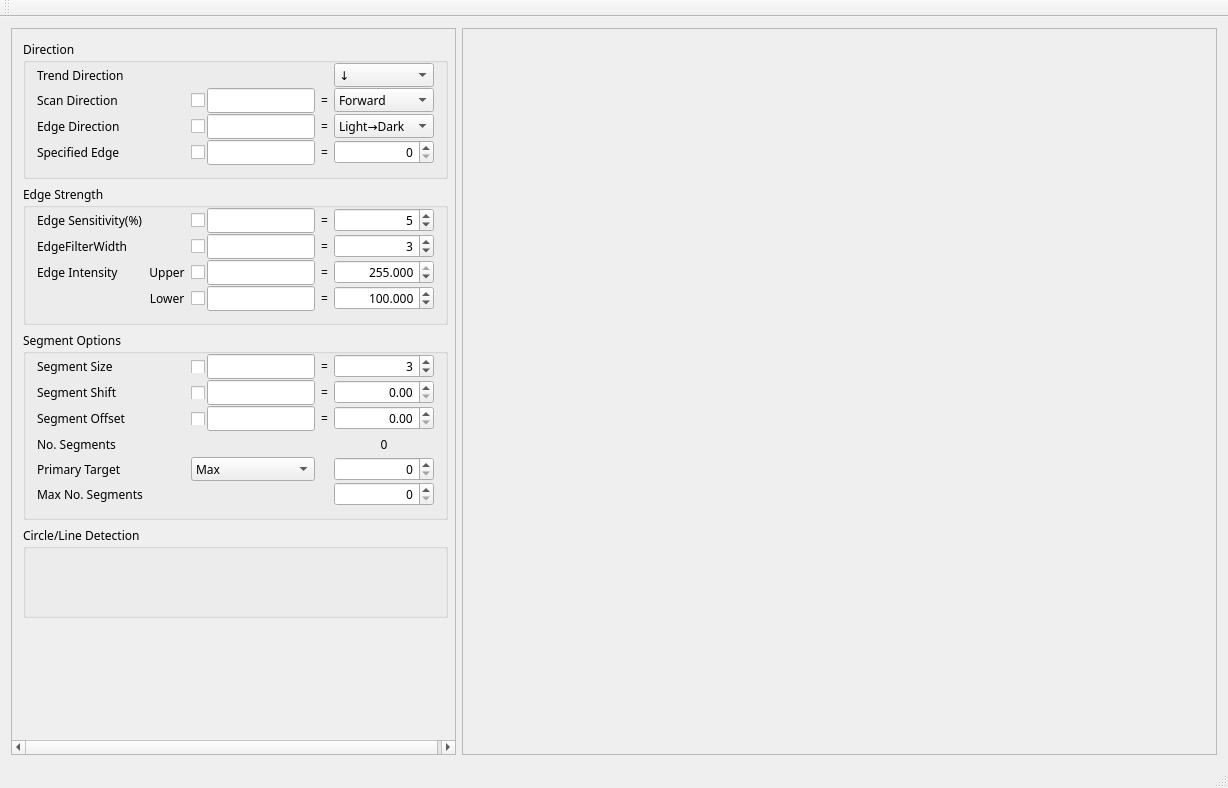
<?xml version="1.0" encoding="UTF-8"?>
<ui version="4.0">
 <class>LineProfileClass</class>
 <widget class="QMainWindow" name="LineProfileClass">
  <property name="geometry">
   <rect>
    <x>0</x>
    <y>0</y>
    <width>1228</width>
    <height>788</height>
   </rect>
  </property>
  <property name="font">
   <font>
    <family>微软雅黑</family>
    <pointsize>9</pointsize>
   </font>
  </property>
  <property name="windowTitle">
   <string>LineProfile</string>
  </property>
  <widget class="QWidget" name="centralWidget">
   <layout class="QHBoxLayout" name="horizontalLayout">
    <item>
     <widget class="QScrollArea" name="scrollArea">
      <property name="sizePolicy">
       <sizepolicy hsizetype="Expanding" vsizetype="Expanding">
        <horstretch>0</horstretch>
        <verstretch>0</verstretch>
       </sizepolicy>
      </property>
      <property name="minimumSize">
       <size>
        <width>445</width>
        <height>0</height>
       </size>
      </property>
      <property name="maximumSize">
       <size>
        <width>445</width>
        <height>16777215</height>
       </size>
      </property>
      <property name="widgetResizable">
       <bool>true</bool>
      </property>
      <widget class="QWidget" name="scrollAreaWidgetContents">
       <property name="geometry">
        <rect>
         <x>0</x>
         <y>0</y>
         <width>443</width>
         <height>711</height>
        </rect>
       </property>
       <layout class="QVBoxLayout" name="verticalLayout">
        <item>
         <widget class="QGroupBox" name="groupBox">
          <property name="title">
           <string>Direction</string>
          </property>
          <layout class="QGridLayout" name="gridLayout_2">
           <property name="topMargin">
            <number>0</number>
           </property>
           <property name="verticalSpacing">
            <number>1</number>
           </property>
           <item row="0" column="0">
            <widget class="QLabel" name="label">
             <property name="sizePolicy">
              <sizepolicy hsizetype="Preferred" vsizetype="Preferred">
               <horstretch>1</horstretch>
               <verstretch>0</verstretch>
              </sizepolicy>
             </property>
             <property name="minimumSize">
              <size>
               <width>0</width>
               <height>24</height>
              </size>
             </property>
             <property name="maximumSize">
              <size>
               <width>16777215</width>
               <height>24</height>
              </size>
             </property>
             <property name="text">
              <string>Trend Direction</string>
             </property>
            </widget>
           </item>
           <item row="0" column="3">
            <widget class="QComboBox" name="cmbTrendDirection">
             <property name="minimumSize">
              <size>
               <width>100</width>
               <height>24</height>
              </size>
             </property>
             <property name="maximumSize">
              <size>
               <width>100</width>
               <height>24</height>
              </size>
             </property>
             <item>
              <property name="text">
               <string>↓</string>
              </property>
             </item>
             <item>
              <property name="text">
               <string>↑</string>
              </property>
             </item>
             <item>
              <property name="text">
               <string>→</string>
              </property>
             </item>
             <item>
              <property name="text">
               <string>←</string>
              </property>
             </item>
            </widget>
           </item>
           <item row="1" column="0">
            <widget class="QLabel" name="label_2">
             <property name="sizePolicy">
              <sizepolicy hsizetype="Expanding" vsizetype="Preferred">
               <horstretch>0</horstretch>
               <verstretch>0</verstretch>
              </sizepolicy>
             </property>
             <property name="minimumSize">
              <size>
               <width>0</width>
               <height>24</height>
              </size>
             </property>
             <property name="maximumSize">
              <size>
               <width>16777215</width>
               <height>24</height>
              </size>
             </property>
             <property name="text">
              <string>Scan Direction</string>
             </property>
            </widget>
           </item>
           <item row="1" column="1">
            <layout class="QHBoxLayout" name="horizontalLayout_18">
             <property name="spacing">
              <number>0</number>
             </property>
             <item>
              <widget class="QCheckBox" name="checkBox_5">
               <property name="minimumSize">
                <size>
                 <width>16</width>
                 <height>0</height>
                </size>
               </property>
               <property name="maximumSize">
                <size>
                 <width>16</width>
                 <height>16777215</height>
                </size>
               </property>
               <property name="text">
                <string/>
               </property>
              </widget>
             </item>
             <item>
              <widget class="QLineEdit" name="lineEdit_5">
               <property name="minimumSize">
                <size>
                 <width>108</width>
                 <height>0</height>
                </size>
               </property>
               <property name="maximumSize">
                <size>
                 <width>108</width>
                 <height>16777215</height>
                </size>
               </property>
               <property name="readOnly">
                <bool>true</bool>
               </property>
              </widget>
             </item>
            </layout>
           </item>
           <item row="1" column="2">
            <widget class="QLabel" name="label_21">
             <property name="text">
              <string>=</string>
             </property>
             <property name="alignment">
              <set>Qt::AlignCenter</set>
             </property>
            </widget>
           </item>
           <item row="1" column="3">
            <widget class="QComboBox" name="cmbScanDirection">
             <property name="minimumSize">
              <size>
               <width>100</width>
               <height>24</height>
              </size>
             </property>
             <property name="maximumSize">
              <size>
               <width>100</width>
               <height>24</height>
              </size>
             </property>
             <item>
              <property name="text">
               <string>Forward</string>
              </property>
             </item>
             <item>
              <property name="text">
               <string>Reverse</string>
              </property>
             </item>
            </widget>
           </item>
           <item row="2" column="0">
            <widget class="QLabel" name="label_3">
             <property name="minimumSize">
              <size>
               <width>0</width>
               <height>24</height>
              </size>
             </property>
             <property name="maximumSize">
              <size>
               <width>16777215</width>
               <height>24</height>
              </size>
             </property>
             <property name="text">
              <string>Edge Direction</string>
             </property>
            </widget>
           </item>
           <item row="2" column="1">
            <layout class="QHBoxLayout" name="horizontalLayout_19">
             <property name="spacing">
              <number>0</number>
             </property>
             <item>
              <widget class="QCheckBox" name="checkBox_6">
               <property name="minimumSize">
                <size>
                 <width>16</width>
                 <height>0</height>
                </size>
               </property>
               <property name="maximumSize">
                <size>
                 <width>16</width>
                 <height>16777215</height>
                </size>
               </property>
               <property name="text">
                <string/>
               </property>
              </widget>
             </item>
             <item>
              <widget class="QLineEdit" name="lineEdit_6">
               <property name="minimumSize">
                <size>
                 <width>108</width>
                 <height>0</height>
                </size>
               </property>
               <property name="maximumSize">
                <size>
                 <width>108</width>
                 <height>16777215</height>
                </size>
               </property>
               <property name="readOnly">
                <bool>true</bool>
               </property>
              </widget>
             </item>
            </layout>
           </item>
           <item row="2" column="2">
            <widget class="QLabel" name="label_22">
             <property name="text">
              <string>=</string>
             </property>
             <property name="alignment">
              <set>Qt::AlignCenter</set>
             </property>
            </widget>
           </item>
           <item row="2" column="3">
            <widget class="QComboBox" name="cmbEdgeDirection">
             <property name="minimumSize">
              <size>
               <width>100</width>
               <height>24</height>
              </size>
             </property>
             <property name="maximumSize">
              <size>
               <width>100</width>
               <height>24</height>
              </size>
             </property>
             <item>
              <property name="text">
               <string>Light→Dark</string>
              </property>
             </item>
             <item>
              <property name="text">
               <string>Dark→Light</string>
              </property>
             </item>
             <item>
              <property name="text">
               <string>Both</string>
              </property>
             </item>
            </widget>
           </item>
           <item row="3" column="0">
            <widget class="QLabel" name="label_4">
             <property name="minimumSize">
              <size>
               <width>0</width>
               <height>24</height>
              </size>
             </property>
             <property name="maximumSize">
              <size>
               <width>16777215</width>
               <height>24</height>
              </size>
             </property>
             <property name="text">
              <string>Specified Edge</string>
             </property>
            </widget>
           </item>
           <item row="3" column="1">
            <layout class="QHBoxLayout" name="horizontalLayout_20">
             <property name="spacing">
              <number>0</number>
             </property>
             <item>
              <widget class="QCheckBox" name="checkBox_7">
               <property name="minimumSize">
                <size>
                 <width>16</width>
                 <height>0</height>
                </size>
               </property>
               <property name="maximumSize">
                <size>
                 <width>16</width>
                 <height>16777215</height>
                </size>
               </property>
               <property name="text">
                <string/>
               </property>
              </widget>
             </item>
             <item>
              <widget class="QLineEdit" name="lineEdit_7">
               <property name="minimumSize">
                <size>
                 <width>108</width>
                 <height>0</height>
                </size>
               </property>
               <property name="maximumSize">
                <size>
                 <width>108</width>
                 <height>16777215</height>
                </size>
               </property>
               <property name="readOnly">
                <bool>true</bool>
               </property>
              </widget>
             </item>
            </layout>
           </item>
           <item row="3" column="2">
            <widget class="QLabel" name="label_23">
             <property name="text">
              <string>=</string>
             </property>
             <property name="alignment">
              <set>Qt::AlignCenter</set>
             </property>
            </widget>
           </item>
           <item row="3" column="3">
            <widget class="QSpinBox" name="spbSpecifiedEdge">
             <property name="minimumSize">
              <size>
               <width>100</width>
               <height>24</height>
              </size>
             </property>
             <property name="maximumSize">
              <size>
               <width>100</width>
               <height>24</height>
              </size>
             </property>
             <property name="alignment">
              <set>Qt::AlignRight|Qt::AlignTrailing|Qt::AlignVCenter</set>
             </property>
            </widget>
           </item>
          </layout>
         </widget>
        </item>
        <item>
         <widget class="QGroupBox" name="groupBox_2">
          <property name="title">
           <string>Edge Strength</string>
          </property>
          <layout class="QGridLayout" name="gridLayout">
           <property name="topMargin">
            <number>0</number>
           </property>
           <property name="verticalSpacing">
            <number>1</number>
           </property>
           <item row="0" column="2">
            <layout class="QHBoxLayout" name="horizontalLayout_8">
             <property name="spacing">
              <number>0</number>
             </property>
             <item>
              <widget class="QCheckBox" name="checkBox">
               <property name="minimumSize">
                <size>
                 <width>16</width>
                 <height>0</height>
                </size>
               </property>
               <property name="maximumSize">
                <size>
                 <width>16</width>
                 <height>16777215</height>
                </size>
               </property>
               <property name="text">
                <string/>
               </property>
              </widget>
             </item>
             <item>
              <widget class="QLineEdit" name="lineEdit">
               <property name="minimumSize">
                <size>
                 <width>108</width>
                 <height>0</height>
                </size>
               </property>
               <property name="maximumSize">
                <size>
                 <width>108</width>
                 <height>16777215</height>
                </size>
               </property>
               <property name="readOnly">
                <bool>true</bool>
               </property>
              </widget>
             </item>
            </layout>
           </item>
           <item row="0" column="3">
            <widget class="QLabel" name="label_16">
             <property name="text">
              <string>=</string>
             </property>
             <property name="alignment">
              <set>Qt::AlignCenter</set>
             </property>
            </widget>
           </item>
           <item row="1" column="0">
            <widget class="QLabel" name="label_5">
             <property name="sizePolicy">
              <sizepolicy hsizetype="Expanding" vsizetype="Preferred">
               <horstretch>0</horstretch>
               <verstretch>0</verstretch>
              </sizepolicy>
             </property>
             <property name="minimumSize">
              <size>
               <width>0</width>
               <height>24</height>
              </size>
             </property>
             <property name="maximumSize">
              <size>
               <width>16777215</width>
               <height>24</height>
              </size>
             </property>
             <property name="text">
              <string>EdgeFilterWidth</string>
             </property>
            </widget>
           </item>
           <item row="1" column="2">
            <layout class="QHBoxLayout" name="horizontalLayout_15">
             <property name="spacing">
              <number>0</number>
             </property>
             <item>
              <widget class="QCheckBox" name="checkBox_2">
               <property name="minimumSize">
                <size>
                 <width>16</width>
                 <height>0</height>
                </size>
               </property>
               <property name="maximumSize">
                <size>
                 <width>16</width>
                 <height>16777215</height>
                </size>
               </property>
               <property name="text">
                <string/>
               </property>
              </widget>
             </item>
             <item>
              <widget class="QLineEdit" name="lineEdit_2">
               <property name="minimumSize">
                <size>
                 <width>108</width>
                 <height>0</height>
                </size>
               </property>
               <property name="maximumSize">
                <size>
                 <width>108</width>
                 <height>16777215</height>
                </size>
               </property>
               <property name="readOnly">
                <bool>true</bool>
               </property>
              </widget>
             </item>
            </layout>
           </item>
           <item row="1" column="3">
            <widget class="QLabel" name="label_17">
             <property name="text">
              <string>=</string>
             </property>
             <property name="alignment">
              <set>Qt::AlignCenter</set>
             </property>
            </widget>
           </item>
           <item row="1" column="4">
            <widget class="QSpinBox" name="spbEdgeFilterWidth">
             <property name="minimumSize">
              <size>
               <width>100</width>
               <height>24</height>
              </size>
             </property>
             <property name="maximumSize">
              <size>
               <width>100</width>
               <height>24</height>
              </size>
             </property>
             <property name="alignment">
              <set>Qt::AlignRight|Qt::AlignTrailing|Qt::AlignVCenter</set>
             </property>
             <property name="maximum">
              <number>100</number>
             </property>
             <property name="value">
              <number>3</number>
             </property>
            </widget>
           </item>
           <item row="2" column="0">
            <widget class="QLabel" name="label_6">
             <property name="sizePolicy">
              <sizepolicy hsizetype="Expanding" vsizetype="Preferred">
               <horstretch>0</horstretch>
               <verstretch>0</verstretch>
              </sizepolicy>
             </property>
             <property name="minimumSize">
              <size>
               <width>0</width>
               <height>24</height>
              </size>
             </property>
             <property name="maximumSize">
              <size>
               <width>16777215</width>
               <height>24</height>
              </size>
             </property>
             <property name="text">
              <string>Edge Intensity</string>
             </property>
            </widget>
           </item>
           <item row="2" column="1">
            <widget class="QLabel" name="label_7">
             <property name="minimumSize">
              <size>
               <width>0</width>
               <height>24</height>
              </size>
             </property>
             <property name="maximumSize">
              <size>
               <width>16777215</width>
               <height>24</height>
              </size>
             </property>
             <property name="text">
              <string>Upper</string>
             </property>
             <property name="alignment">
              <set>Qt::AlignCenter</set>
             </property>
            </widget>
           </item>
           <item row="2" column="2">
            <layout class="QHBoxLayout" name="horizontalLayout_16">
             <property name="spacing">
              <number>0</number>
             </property>
             <item>
              <widget class="QCheckBox" name="checkBox_3">
               <property name="minimumSize">
                <size>
                 <width>16</width>
                 <height>0</height>
                </size>
               </property>
               <property name="maximumSize">
                <size>
                 <width>16</width>
                 <height>16777215</height>
                </size>
               </property>
               <property name="text">
                <string/>
               </property>
              </widget>
             </item>
             <item>
              <widget class="QLineEdit" name="lineEdit_3">
               <property name="minimumSize">
                <size>
                 <width>108</width>
                 <height>0</height>
                </size>
               </property>
               <property name="maximumSize">
                <size>
                 <width>108</width>
                 <height>16777215</height>
                </size>
               </property>
               <property name="readOnly">
                <bool>true</bool>
               </property>
              </widget>
             </item>
            </layout>
           </item>
           <item row="2" column="3">
            <widget class="QLabel" name="label_18">
             <property name="text">
              <string>=</string>
             </property>
             <property name="alignment">
              <set>Qt::AlignCenter</set>
             </property>
            </widget>
           </item>
           <item row="3" column="1">
            <widget class="QLabel" name="label_20">
             <property name="minimumSize">
              <size>
               <width>0</width>
               <height>24</height>
              </size>
             </property>
             <property name="maximumSize">
              <size>
               <width>16777215</width>
               <height>24</height>
              </size>
             </property>
             <property name="text">
              <string>Lower</string>
             </property>
             <property name="alignment">
              <set>Qt::AlignCenter</set>
             </property>
            </widget>
           </item>
           <item row="3" column="2">
            <layout class="QHBoxLayout" name="horizontalLayout_17">
             <property name="spacing">
              <number>0</number>
             </property>
             <item>
              <widget class="QCheckBox" name="checkBox_4">
               <property name="minimumSize">
                <size>
                 <width>16</width>
                 <height>0</height>
                </size>
               </property>
               <property name="maximumSize">
                <size>
                 <width>16</width>
                 <height>16777215</height>
                </size>
               </property>
               <property name="text">
                <string/>
               </property>
              </widget>
             </item>
             <item>
              <widget class="QLineEdit" name="lineEdit_4">
               <property name="minimumSize">
                <size>
                 <width>108</width>
                 <height>0</height>
                </size>
               </property>
               <property name="maximumSize">
                <size>
                 <width>108</width>
                 <height>16777215</height>
                </size>
               </property>
               <property name="readOnly">
                <bool>true</bool>
               </property>
              </widget>
             </item>
            </layout>
           </item>
           <item row="3" column="3">
            <widget class="QLabel" name="label_19">
             <property name="text">
              <string>=</string>
             </property>
             <property name="alignment">
              <set>Qt::AlignCenter</set>
             </property>
            </widget>
           </item>
           <item row="3" column="4">
            <widget class="QDoubleSpinBox" name="dsbEdgeIntensityLowerLimit">
             <property name="minimumSize">
              <size>
               <width>100</width>
               <height>24</height>
              </size>
             </property>
             <property name="maximumSize">
              <size>
               <width>100</width>
               <height>24</height>
              </size>
             </property>
             <property name="alignment">
              <set>Qt::AlignRight|Qt::AlignTrailing|Qt::AlignVCenter</set>
             </property>
             <property name="decimals">
              <number>3</number>
             </property>
             <property name="maximum">
              <double>255.000000000000000</double>
             </property>
             <property name="value">
              <double>100.000000000000000</double>
             </property>
            </widget>
           </item>
           <item row="0" column="4">
            <widget class="QSpinBox" name="spbEdgeSensitivity">
             <property name="minimumSize">
              <size>
               <width>100</width>
               <height>24</height>
              </size>
             </property>
             <property name="maximumSize">
              <size>
               <width>100</width>
               <height>24</height>
              </size>
             </property>
             <property name="alignment">
              <set>Qt::AlignRight|Qt::AlignTrailing|Qt::AlignVCenter</set>
             </property>
             <property name="maximum">
              <number>100</number>
             </property>
             <property name="value">
              <number>5</number>
             </property>
            </widget>
           </item>
           <item row="2" column="4">
            <widget class="QDoubleSpinBox" name="dsbEdgeIntensityUpperLimit">
             <property name="minimumSize">
              <size>
               <width>100</width>
               <height>24</height>
              </size>
             </property>
             <property name="maximumSize">
              <size>
               <width>100</width>
               <height>24</height>
              </size>
             </property>
             <property name="alignment">
              <set>Qt::AlignRight|Qt::AlignTrailing|Qt::AlignVCenter</set>
             </property>
             <property name="decimals">
              <number>3</number>
             </property>
             <property name="maximum">
              <double>255.000000000000000</double>
             </property>
             <property name="singleStep">
              <double>1.000000000000000</double>
             </property>
             <property name="value">
              <double>255.000000000000000</double>
             </property>
            </widget>
           </item>
           <item row="0" column="0">
            <widget class="QLabel" name="label_8">
             <property name="sizePolicy">
              <sizepolicy hsizetype="Expanding" vsizetype="Preferred">
               <horstretch>1</horstretch>
               <verstretch>0</verstretch>
              </sizepolicy>
             </property>
             <property name="minimumSize">
              <size>
               <width>0</width>
               <height>24</height>
              </size>
             </property>
             <property name="maximumSize">
              <size>
               <width>16777215</width>
               <height>24</height>
              </size>
             </property>
             <property name="text">
              <string>Edge Sensitivity(%)</string>
             </property>
            </widget>
           </item>
          </layout>
         </widget>
        </item>
        <item>
         <widget class="QGroupBox" name="groupBox_3">
          <property name="title">
           <string>Segment Options</string>
          </property>
          <layout class="QGridLayout" name="gridLayout_4">
           <property name="topMargin">
            <number>0</number>
           </property>
           <property name="verticalSpacing">
            <number>1</number>
           </property>
           <item row="1" column="2">
            <widget class="QLabel" name="label_25">
             <property name="text">
              <string>=</string>
             </property>
             <property name="alignment">
              <set>Qt::AlignCenter</set>
             </property>
            </widget>
           </item>
           <item row="0" column="2">
            <widget class="QLabel" name="label_24">
             <property name="text">
              <string>=</string>
             </property>
             <property name="alignment">
              <set>Qt::AlignCenter</set>
             </property>
            </widget>
           </item>
           <item row="1" column="1">
            <layout class="QHBoxLayout" name="horizontalLayout_10">
             <property name="spacing">
              <number>0</number>
             </property>
             <item>
              <widget class="QCheckBox" name="checkBox_9">
               <property name="minimumSize">
                <size>
                 <width>16</width>
                 <height>13</height>
                </size>
               </property>
               <property name="maximumSize">
                <size>
                 <width>16</width>
                 <height>13</height>
                </size>
               </property>
               <property name="text">
                <string/>
               </property>
              </widget>
             </item>
             <item>
              <widget class="QLineEdit" name="lineEdit_9">
               <property name="sizePolicy">
                <sizepolicy hsizetype="Expanding" vsizetype="Fixed">
                 <horstretch>0</horstretch>
                 <verstretch>0</verstretch>
                </sizepolicy>
               </property>
               <property name="minimumSize">
                <size>
                 <width>108</width>
                 <height>0</height>
                </size>
               </property>
               <property name="maximumSize">
                <size>
                 <width>108</width>
                 <height>16777215</height>
                </size>
               </property>
               <property name="readOnly">
                <bool>true</bool>
               </property>
              </widget>
             </item>
            </layout>
           </item>
           <item row="3" column="2">
            <widget class="QLabel" name="label_26">
             <property name="text">
              <string>=</string>
             </property>
             <property name="alignment">
              <set>Qt::AlignCenter</set>
             </property>
            </widget>
           </item>
           <item row="6" column="1">
            <widget class="QComboBox" name="cmbPrimaryTarget">
             <property name="minimumSize">
              <size>
               <width>124</width>
               <height>24</height>
              </size>
             </property>
             <property name="maximumSize">
              <size>
               <width>124</width>
               <height>24</height>
              </size>
             </property>
             <property name="currentIndex">
              <number>0</number>
             </property>
             <item>
              <property name="text">
               <string>Max</string>
              </property>
             </item>
             <item>
              <property name="text">
               <string>Min</string>
              </property>
             </item>
             <item>
              <property name="text">
               <string>Specified</string>
              </property>
             </item>
            </widget>
           </item>
           <item row="1" column="3">
            <widget class="QDoubleSpinBox" name="dsbSegmentShift">
             <property name="minimumSize">
              <size>
               <width>100</width>
               <height>24</height>
              </size>
             </property>
             <property name="maximumSize">
              <size>
               <width>100</width>
               <height>24</height>
              </size>
             </property>
             <property name="alignment">
              <set>Qt::AlignRight|Qt::AlignTrailing|Qt::AlignVCenter</set>
             </property>
            </widget>
           </item>
           <item row="0" column="1">
            <layout class="QHBoxLayout" name="horizontalLayout_9">
             <property name="spacing">
              <number>0</number>
             </property>
             <item>
              <widget class="QCheckBox" name="checkBox_8">
               <property name="minimumSize">
                <size>
                 <width>16</width>
                 <height>13</height>
                </size>
               </property>
               <property name="maximumSize">
                <size>
                 <width>16</width>
                 <height>13</height>
                </size>
               </property>
               <property name="text">
                <string/>
               </property>
              </widget>
             </item>
             <item>
              <widget class="QLineEdit" name="lineEdit_8">
               <property name="minimumSize">
                <size>
                 <width>108</width>
                 <height>0</height>
                </size>
               </property>
               <property name="maximumSize">
                <size>
                 <width>108</width>
                 <height>16777215</height>
                </size>
               </property>
               <property name="readOnly">
                <bool>true</bool>
               </property>
              </widget>
             </item>
            </layout>
           </item>
           <item row="6" column="3">
            <widget class="QSpinBox" name="spbPrimaryTargetSpecified">
             <property name="minimumSize">
              <size>
               <width>100</width>
               <height>24</height>
              </size>
             </property>
             <property name="maximumSize">
              <size>
               <width>100</width>
               <height>24</height>
              </size>
             </property>
             <property name="alignment">
              <set>Qt::AlignRight|Qt::AlignTrailing|Qt::AlignVCenter</set>
             </property>
            </widget>
           </item>
           <item row="0" column="0">
            <widget class="QLabel" name="label_9">
             <property name="sizePolicy">
              <sizepolicy hsizetype="Expanding" vsizetype="Preferred">
               <horstretch>1</horstretch>
               <verstretch>0</verstretch>
              </sizepolicy>
             </property>
             <property name="minimumSize">
              <size>
               <width>0</width>
               <height>24</height>
              </size>
             </property>
             <property name="maximumSize">
              <size>
               <width>16777215</width>
               <height>24</height>
              </size>
             </property>
             <property name="text">
              <string>Segment Size</string>
             </property>
            </widget>
           </item>
           <item row="7" column="3">
            <widget class="QSpinBox" name="spbMaxNoSegments">
             <property name="minimumSize">
              <size>
               <width>100</width>
               <height>24</height>
              </size>
             </property>
             <property name="maximumSize">
              <size>
               <width>100</width>
               <height>24</height>
              </size>
             </property>
             <property name="alignment">
              <set>Qt::AlignRight|Qt::AlignTrailing|Qt::AlignVCenter</set>
             </property>
            </widget>
           </item>
           <item row="1" column="0">
            <widget class="QLabel" name="label_10">
             <property name="minimumSize">
              <size>
               <width>0</width>
               <height>24</height>
              </size>
             </property>
             <property name="maximumSize">
              <size>
               <width>16777215</width>
               <height>24</height>
              </size>
             </property>
             <property name="text">
              <string>Segment Shift</string>
             </property>
            </widget>
           </item>
           <item row="6" column="0">
            <widget class="QLabel" name="label_14">
             <property name="minimumSize">
              <size>
               <width>0</width>
               <height>24</height>
              </size>
             </property>
             <property name="maximumSize">
              <size>
               <width>16777215</width>
               <height>24</height>
              </size>
             </property>
             <property name="text">
              <string>Primary Target</string>
             </property>
            </widget>
           </item>
           <item row="3" column="1">
            <layout class="QHBoxLayout" name="horizontalLayout_11">
             <property name="spacing">
              <number>0</number>
             </property>
             <item>
              <widget class="QCheckBox" name="checkBox_10">
               <property name="minimumSize">
                <size>
                 <width>16</width>
                 <height>13</height>
                </size>
               </property>
               <property name="maximumSize">
                <size>
                 <width>16</width>
                 <height>13</height>
                </size>
               </property>
               <property name="text">
                <string/>
               </property>
              </widget>
             </item>
             <item>
              <widget class="QLineEdit" name="lineEdit_10">
               <property name="minimumSize">
                <size>
                 <width>108</width>
                 <height>0</height>
                </size>
               </property>
               <property name="maximumSize">
                <size>
                 <width>108</width>
                 <height>16777215</height>
                </size>
               </property>
               <property name="readOnly">
                <bool>true</bool>
               </property>
              </widget>
             </item>
            </layout>
           </item>
           <item row="5" column="3">
            <widget class="QLabel" name="label_13">
             <property name="minimumSize">
              <size>
               <width>100</width>
               <height>24</height>
              </size>
             </property>
             <property name="maximumSize">
              <size>
               <width>100</width>
               <height>24</height>
              </size>
             </property>
             <property name="text">
              <string>0</string>
             </property>
             <property name="alignment">
              <set>Qt::AlignCenter</set>
             </property>
            </widget>
           </item>
           <item row="7" column="0">
            <widget class="QLabel" name="label_15">
             <property name="minimumSize">
              <size>
               <width>0</width>
               <height>24</height>
              </size>
             </property>
             <property name="maximumSize">
              <size>
               <width>16777215</width>
               <height>24</height>
              </size>
             </property>
             <property name="text">
              <string>Max No. Segments</string>
             </property>
            </widget>
           </item>
           <item row="5" column="0">
            <widget class="QLabel" name="label_12">
             <property name="minimumSize">
              <size>
               <width>0</width>
               <height>24</height>
              </size>
             </property>
             <property name="maximumSize">
              <size>
               <width>16777215</width>
               <height>24</height>
              </size>
             </property>
             <property name="text">
              <string>No. Segments</string>
             </property>
            </widget>
           </item>
           <item row="3" column="3">
            <widget class="QDoubleSpinBox" name="dsbSegmentOffset">
             <property name="minimumSize">
              <size>
               <width>100</width>
               <height>24</height>
              </size>
             </property>
             <property name="maximumSize">
              <size>
               <width>100</width>
               <height>24</height>
              </size>
             </property>
             <property name="alignment">
              <set>Qt::AlignRight|Qt::AlignTrailing|Qt::AlignVCenter</set>
             </property>
            </widget>
           </item>
           <item row="3" column="0">
            <widget class="QLabel" name="label_11">
             <property name="minimumSize">
              <size>
               <width>0</width>
               <height>24</height>
              </size>
             </property>
             <property name="maximumSize">
              <size>
               <width>16777215</width>
               <height>24</height>
              </size>
             </property>
             <property name="text">
              <string>Segment Offset</string>
             </property>
            </widget>
           </item>
           <item row="0" column="3">
            <widget class="QSpinBox" name="spbSegmentSize">
             <property name="minimumSize">
              <size>
               <width>100</width>
               <height>24</height>
              </size>
             </property>
             <property name="maximumSize">
              <size>
               <width>100</width>
               <height>24</height>
              </size>
             </property>
             <property name="alignment">
              <set>Qt::AlignRight|Qt::AlignTrailing|Qt::AlignVCenter</set>
             </property>
             <property name="minimum">
              <number>1</number>
             </property>
             <property name="maximum">
              <number>9999</number>
             </property>
             <property name="value">
              <number>3</number>
             </property>
            </widget>
           </item>
          </layout>
         </widget>
        </item>
        <item>
         <widget class="QGroupBox" name="groupBox_4">
          <property name="title">
           <string>Circle/Line Detection</string>
          </property>
          <layout class="QGridLayout" name="gridLayout_3">
           <item row="0" column="0">
            <spacer name="verticalSpacer">
             <property name="orientation">
              <enum>Qt::Vertical</enum>
             </property>
             <property name="sizeHint" stdset="0">
              <size>
               <width>20</width>
               <height>4</height>
              </size>
             </property>
            </spacer>
           </item>
          </layout>
         </widget>
        </item>
        <item>
         <spacer name="verticalSpacer_2">
          <property name="orientation">
           <enum>Qt::Vertical</enum>
          </property>
          <property name="sizeHint" stdset="0">
           <size>
            <width>20</width>
            <height>111</height>
           </size>
          </property>
         </spacer>
        </item>
       </layout>
      </widget>
     </widget>
    </item>
    <item>
     <widget class="QScrollArea" name="scrollArea_2">
      <property name="widgetResizable">
       <bool>true</bool>
      </property>
      <widget class="QWidget" name="scrollAreaWidgetContents_2">
       <property name="geometry">
        <rect>
         <x>0</x>
         <y>0</y>
         <width>757</width>
         <height>711</height>
        </rect>
       </property>
      </widget>
     </widget>
    </item>
   </layout>
  </widget>
  <widget class="QMenuBar" name="menuBar">
   <property name="geometry">
    <rect>
     <x>0</x>
     <y>0</y>
     <width>1228</width>
     <height>23</height>
    </rect>
   </property>
  </widget>
  <widget class="QToolBar" name="mainToolBar">
   <attribute name="toolBarArea">
    <enum>TopToolBarArea</enum>
   </attribute>
   <attribute name="toolBarBreak">
    <bool>false</bool>
   </attribute>
  </widget>
  <widget class="QStatusBar" name="statusBar"/>
 </widget>
 <layoutdefault spacing="6" margin="11"/>
 <resources>
  <include location="LineProfile.qrc"/>
 </resources>
 <connections/>
</ui>
